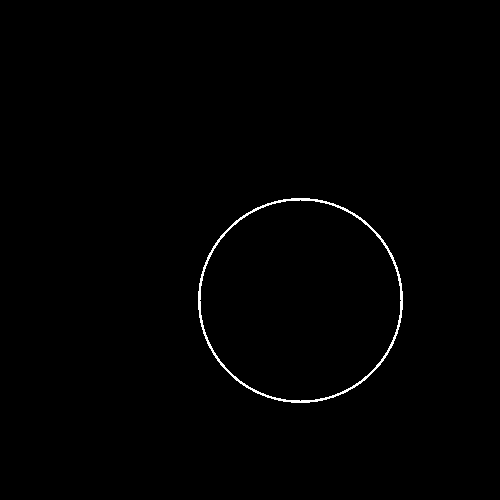
#> input picture hw_1/circle.png, 500 x 500 px, found by its file name
$ python class_2.py
#> lines starting #> are read from the running program, lines starting #| are printed output that depends on the picture; after the words box and inside, x2 and y2 are one past the last pixel; in counts of white or black regions, pixels touching at a corner belong together
import cv2 as cv
import numpy as np

image = cv.imread("./circle.png")
#> image is the input picture: shape (500, 500, 3); 0.63% white in thin lines or dots, all inside (x1, y1, x2, y2) = (198, 198, 403, 403)
gray = cv.cvtColor(image, cv.COLOR_BGR2GRAY)

blur = cv.GaussianBlur(gray, (5, 5),
					cv.BORDER_DEFAULT)
ret, thresh = cv.threshold(blur, 200, 255,
						cv.THRESH_BINARY_INV)
#> thresh: shape (500, 500); every value is 255

cv.imwrite("test.png",thresh)

contours, hierarchies = cv.findContours(
	thresh, cv.RETR_LIST, cv.CHAIN_APPROX_SIMPLE)
#> contours = [[[0, 0], [0, 499], [499, 499], [499, 0]]]

blank = np.zeros(thresh.shape[:2],
				dtype='uint8')

cv.drawContours(blank, contours, -1,
				(255, 0, 0), 1)
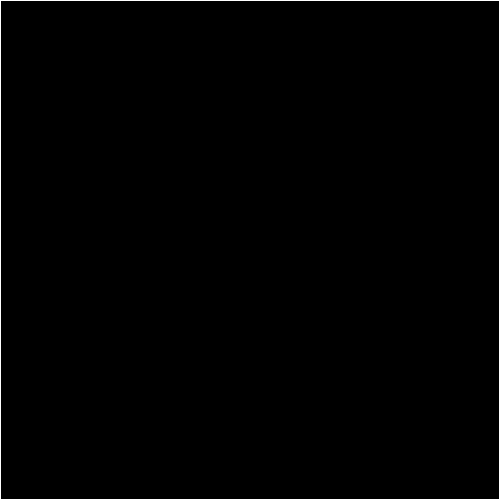
#> blank: shape (500, 500); 0.8% white in thin lines or dots

cv.imwrite("contours.png", blank)

blank = cv.copyMakeBorder(blank, 200, 200, 200, 200, cv.BORDER_CONSTANT, None, value = 0)
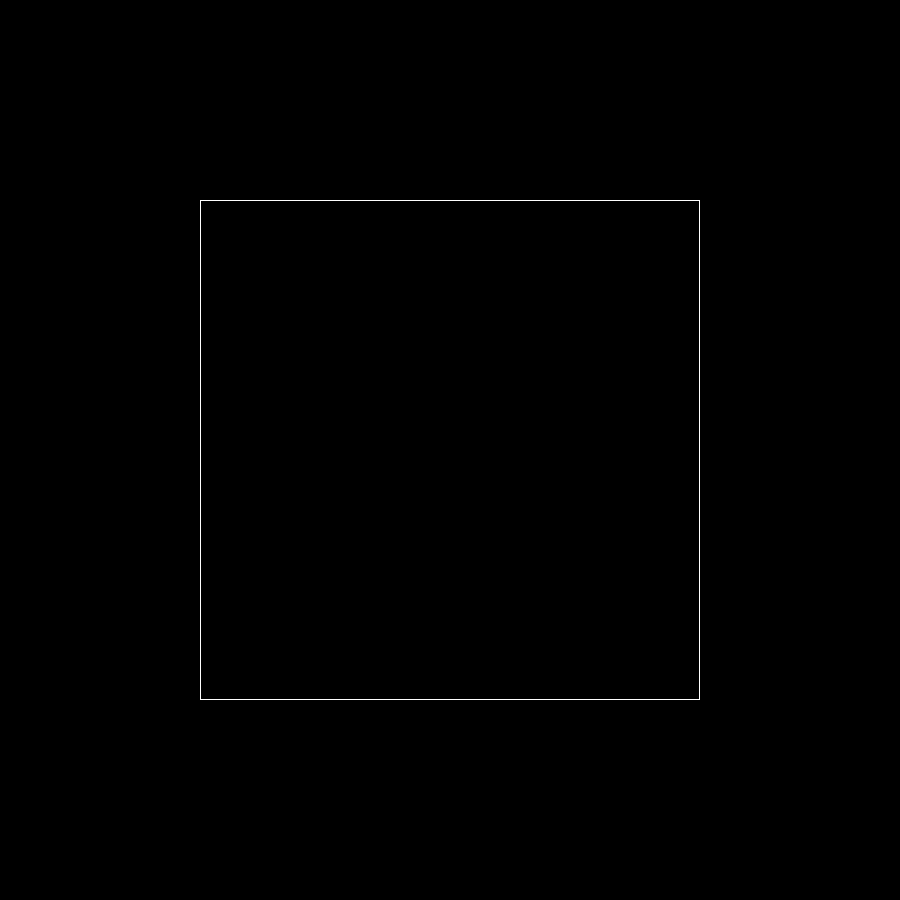
#> blank: shape (900, 900); 0.25% white in thin lines or dots, all inside (x1, y1, x2, y2) = (200, 200, 700, 700)

blank_output=blank
img_h,img_w = blank.shape
#> img_h = 900; img_w = 900

circle_stamp = np.zeros((100,100),dtype="uint8")
circle_stamp = cv.circle(circle_stamp, (50,50), 29, 10, 2)## ตัว stamp # radian color thick

for y in range(0,img_h):
    for x in range(0,img_w):
        if blank[y,x] > 200:
            if blank_output[y-50:y+50,x-50:x+50].shape != (100,100):
                break
            blank_output[y-50:y+50,x-50:x+50] += circle_stamp[0:100,0:100]
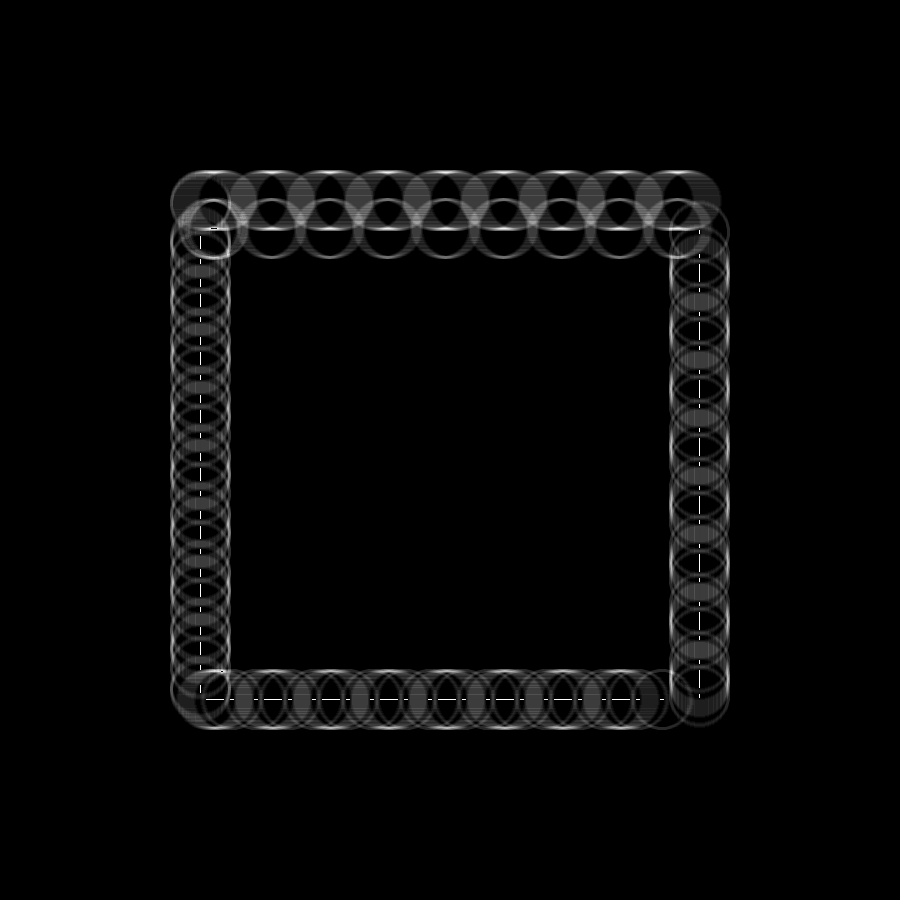
#> blank_output: shape (900, 900); 12.3% of pixels changed, all inside (x1, y1, x2, y2) = (170, 170, 730, 730)

cv.imwrite("center.png",blank_output)
